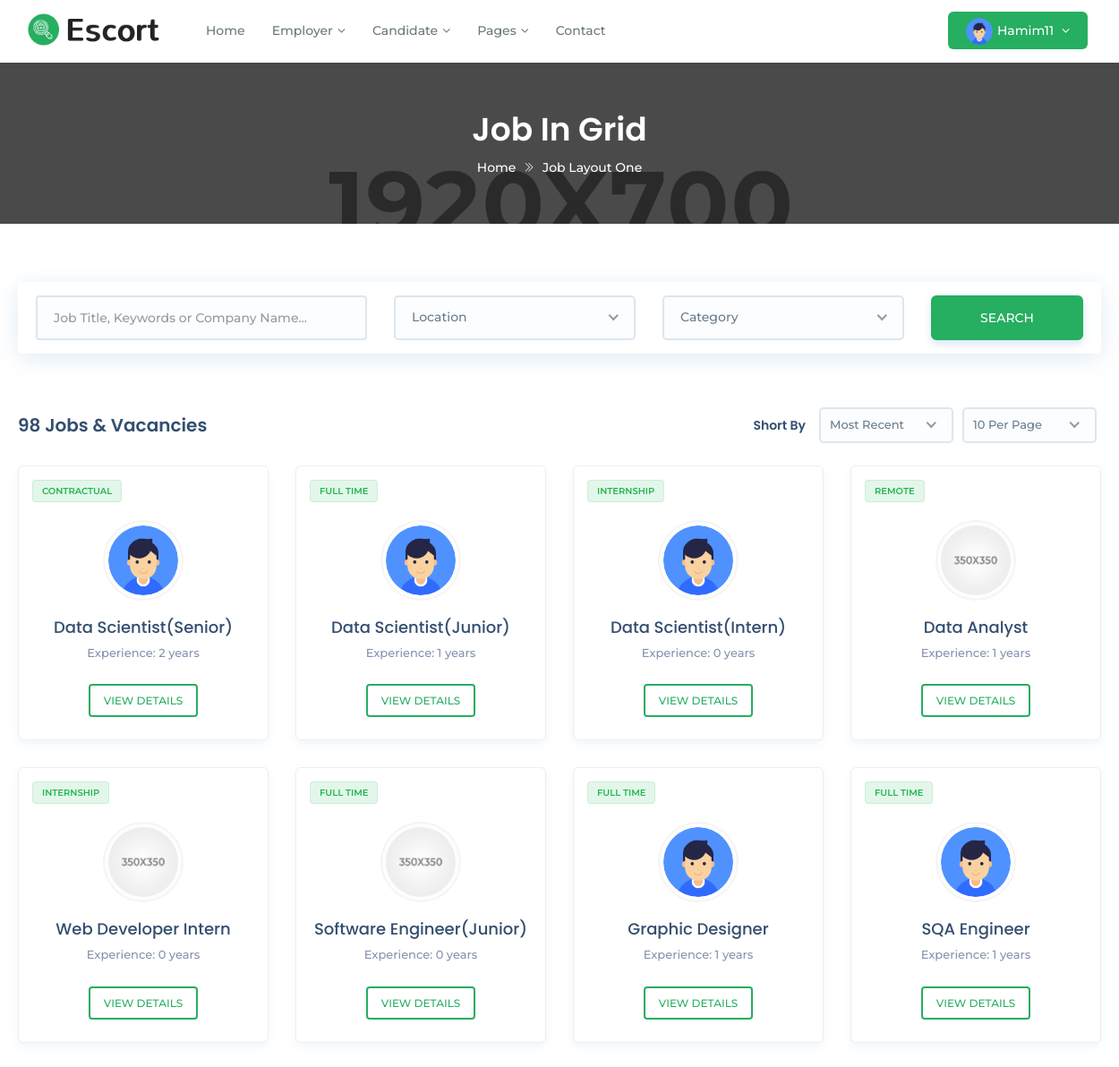
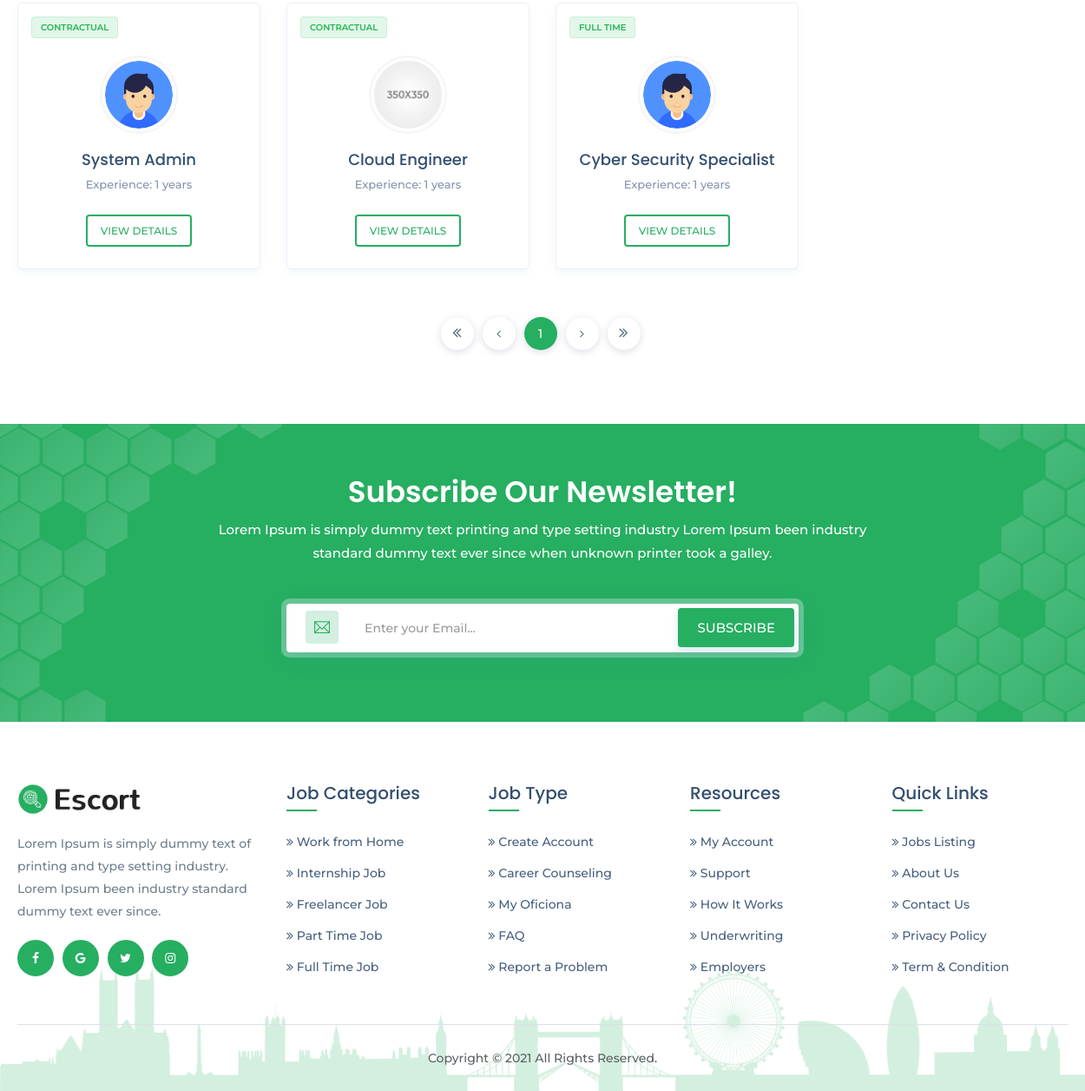
Screenshot of /cvrecommender/jobs/ (signed in) with the database file from the repository (2 pictures, top to bottom).
### account/models.py (models this page shows, shortened)
class Applicant(models.Model):
    user = models.OneToOneField(settings.AUTH_USER_MODEL,
                                on_delete=models.CASCADE)
    phone = models.CharField(max_length=11, blank=True, null=True)
    work_exp = models.CharField(max_length=50, blank=True, null=True)
    summary = models.TextField(max_length=255)
    gender = models.CharField(
        max_length=10, choices=GENDER_CHOICE, default='Male')
    address = models.TextField(max_length=100)
    dob = models.DateField(blank=True, null=True)
    language = models.CharField(max_length=100)
    website = models.URLField()
    image = models.ImageField(blank=True, null=True)
    category = models.CharField(max_length=100, choices=JOB_CATEGORY,
                                default='Web Developer')

### cvrecommender/models.py (models this page shows, shortened)
class Job(models.Model):
    title = models.CharField(max_length=200)
    slug = models.SlugField(max_length=200, blank=True,
                            help_text='You may keep it blank')
    company_name = models.CharField(max_length=200)
    starting_date = models.DateField(blank=True, null=True)
    deadline = models.DateField(blank=True, null=True)
    salary = models.PositiveIntegerField()
    vacancy = models.PositiveSmallIntegerField(
        validators=[MinValueValidator(1), MaxValueValidator(50)])
    job_category = models.CharField(max_length=50, choices=JOB_CATEGORY)
    job_type = models.CharField(max_length=20, choices=JOB_TYPE)
    email = models.EmailField(max_length=254,)
    phone = models.CharField(max_length=11, blank=True, null=True)
    company_website = models.URLField()
    logo = models.ImageField(null=True, blank=True)
    address = models.TextField(max_length=200)
    division = models.CharField(max_length=15, choices=CITY)
    description = models.TextField()
    responsibility = models.TextField()
    min_education = models.CharField(max_length=20, choices=EDU)
    cgpa = models.DecimalField(max_digits=3, decimal_places=2)
    experience = models.PositiveSmallIntegerField(
        validators=[MinValueValidator(0), MaxValueValidator(15)])
    skill_req = models.TextField(help_text='Input skills with comma')
    skill_bonus = models.CharField(
        max_length=255, blank=True, null=True, help_text='Input skills with comma')
    status = models.CharField(max_length=20, choices=STATUS)
    publish = models.DateField(auto_now_add=True)
    last_modified = models.DateField(auto_now=True)
    recruiter = models.ForeignKey('account.Recruiter',
                                  on_delete=models.CASCADE,
                                  related_name='recruiters')
    applicant = models.ManyToManyField('account.Applicant',
                                       related_name='applicants', blank=True)
    objects = models.Manager()         # default manager
    published = PublishedManager()    # custom manager for all published job post
    def get_absolute_url(self):
        return reverse('jobDetail', args=[self.slug])

### custom_decorators/custom_decorator.py (the view)
        def wrapper_function(request, *args, **kwargs):
            group = None
            if request.user.groups.exists():
                group = request.user.groups.all()[0].name
                if group in allowed_group:
                    return view_function(request, *args, **kwargs)
                else:
                    return HttpResponse('You are not allowed and this is yet to be edited')
            else:
                return redirect('login')

### cvrecommender/templates/job_layout.html (shortened to what this page needs)
{% load static %}
<!DOCTYPE html>
<html class="no-js" lang="zxx">
<head>
<link href="{% static 'assets/plugins/bootstrap/css/bootstrap.min.css' %}" rel="stylesheet">
<link href="{% static 'assets/plugins/icons/css/icons.css' %}" rel="stylesheet">
<link href="{% static 'assets/plugins/animate/animate.css' %}" rel="stylesheet">
<link href="{% static 'assets/plugins/aos-master/aos.css' %}" rel="stylesheet">
<link href="{% static 'assets/plugins/bootstrap/css/bootsnav.css' %}" rel="stylesheet">
<link href="{% static 'assets/plugins/nice-select/css/nice-select.css' %}" rel="stylesheet">
<link href="{% static 'assets/css/style.css' %}" rel="stylesheet">
<link href="{% static 'assets/css/responsive.css' %}" rel="stylesheet">
</head>
<body class="utf_skin_area">
<nav class="navbar navbar-default navbar-mobile navbar-fixed light bootsnav">
  <div class="container">
    <div class="navbar-header">
      <a class="navbar-brand" href="index.html"> <img src="assets/img/logo.png" class="logo logo-display" alt=""> <img src="assets/img/logo.png" class="logo logo-scrolled" alt=""> </a>
	</div>
    <div class="collapse navbar-collapse" id="navbar-menu">
      <ul class="nav navbar-nav navbar-left" data-in="fadeInDown" data-out="fadeOutUp">
        <li class="dropdown"> <a href="index.html">Home</a> </li>
        <li class="dropdown"> <a href="#" class="dropdown-toggle" data-toggle="dropdown">Employer</a>
        </li>
        <li class="dropdown"> <a href="#" class="dropdown-toggle" data-toggle="dropdown">Candidate</a>
        </li>
        <li class="dropdown"> <a href="#" class="dropdown-toggle" data-toggle="dropdown">Pages</a>
        </li>
        <li class="dropdown"> <a href="contact.html">Contact</a> </li>
      </ul>
      <ul class="nav navbar-nav navbar-right">
        <li class="dropdown sign-up">
          {% if request.user.applicant.image %}
            <a class="dropdown-toggle btn-signup red-btn" data-toggle="dropdown" href="">
              <img src="{{ request.user.applicant.image.url }}" class="img-responsive img-circle" alt="">
              {{ request.user }}
            </a>
          {% else %}
            <a class="dropdown-toggle btn-signup red-btn" data-toggle="dropdown" href="">
              <img src="{% static 'assets/img/user-profile.png' %}" class="img-responsive img-circle" alt="">
              {{ request.user }}
            </a>
          {% endif %}
        </li>
      </ul>
    </div>
  </div>
</nav>
<div class="page-title">
  <div class="container">
    <div class="page-caption text-center">
      <h2>Job In Grid</h2>
      <p><a href="#" title="Home">Home</a> <i class="ti-angle-double-right"></i> Job Layout One</p>
    </div>
  </div>
</div>
<section class="padd-0 padd-top-20 jov_search_block_inner">
  <div class="row">
    <div class="container">
      <form>
        <fieldset class="search-form">
          <div class="col-md-4 col-sm-4">
            <input type="text" class="form-control" placeholder="Job Title, Keywords or Company Name..." />
          </div>
          <div class="col-md-3 col-sm-3">
          </div>
          <div class="col-md-3 col-sm-3">
          </div>
          <div class="col-md-2 col-sm-2 m-clear">
            <button type="submit" class="btn theme-btn full-width height-50 radius-0">Search</button>
          </div>
        </fieldset>
      </form>
    </div>
  </div>
</section>
<section class="padd-top-20 padd-bot-80">
  <div class="container">
    <div class="row mrg-bot-20">
      <div class="col-md-5 col-sm-4 col-xs-12">
        <h4 class="job_vacancie">98 Jobs & Vacancies</h4>
      </div>
      <div class="col-md-7 col-sm-8 col-xs-12">
        <div class="fl-right short_by_filter_list">
          <div class="search-wide short_by_til">
            <h5>Short By</h5>
          </div>
          <div class="search-wide full">
          </div>
          <div class="search-wide full">
          </div>
        </div>
      </div>
    </div>
    <div class="row">
      {% for job in all_jobs %}
        <div class="col-md-3 col-sm-6">
          <div class="utf_grid_job_widget_area"> <span class="job-type full-type">{{ job.job_type }}</span>
            <div class="u-content">
              {% if job.logo %}
                  <div class="avatar box-80"><img class="img-responsive" src="{{ job.logo.url }}" alt="Company Logo"></div>
                {% else %}
                <div class="avatar box-80"><img class="img-responsive" src="{% static 'assets/img/company_logo_1.png' %}" alt="Company Logo"></div>
              {% endif %}
              <h5><a href="{{ job.get_absolute_url }}">{{ job.title }}</a></h5>
              <p class="text-muted">Experience: {{ job.experience }} years</p>
            </div>
            <div class="utf_apply_job_btn_item">
              <a href="{{ job.get_absolute_url }}" class="btn job-browse-btn btn-radius br-light">View Details</a>
            </div>
          </div>
        </div>
      {% empty %}
        <h3 class="text-danger text-center">Sorry, NO Jobs found!!!</h3>
      {% endfor %}
    </div>
    <div class="utf_flexbox_area padd-0">
      <ul class="pagination">
        {% if all_jobs.has_previous %}
          <li class="page-item"> <a class="page-link" href="?page=1" aria-label="Previous">
            <span aria-hidden="true"><i class="fa fa-angle-double-left"></i></span> </a>
          </li>
          <li class="page-item"> <a class="page-link" href="?page={{ all_jobs.previous_page_number }}" aria-label="Previous">
            <span aria-hidden="true"><i class="fa fa-angle-left"></i></span> </a>
          </li>
        {% else %}
          <li class="page-item"> <a class="page-link" href="?page=1" aria-label="Previous">
            <span aria-hidden="true"><i class="fa fa-angle-double-left"></i></span> </a>
          </li>
          <li class="page-item"> <a class="page-link" href="?page=1" aria-label="Previous">
            <span aria-hidden="true"><i class="fa fa-angle-left"></i></span> </a>
          </li>
        {% endif %}
        {% for job in all_jobs.paginator.page_range %}
          {% if all_jobs.number == job %}
            <li class="page-item active"><a class="page-link" href="?page={{ job }}">{{ job }}</a> </li>
          {% elif job > all_jobs.number|add:'-2' and job < all_jobs.number|add:'2' %}
            <li class="page-item"><a class="page-link" href="?page={{ job }}">{{ job }}</a> </li>
          {% endif %}
        {% endfor %}
        {% if all_jobs.has_next %}
          <li class="page-item"> <a class="page-link" href="?page={{ all_jobs.next_page_number }}" aria-label="Previous">
            <span aria-hidden="true"><i class="fa fa-angle-right"></i></span> </a>
          </li>
          <li class="page-item"> <a class="page-link" href="?page={{ all_jobs.paginator.num_pages }}" aria-label="Previous">
            <span aria-hidden="true"><i class="fa fa-angle-double-right"></i></span> </a>
          </li>
        {% else %}
          <li class="page-item"> <a class="page-link" href="?page={{ all_jobs.paginator.num_pages }}" aria-label="Previous">
            <span aria-hidden="true"><i class="fa fa-angle-right"></i></span> </a>
          </li>
          <li class="page-item"> <a class="page-link" href="?page={{ all_jobs.paginator.num_pages }}" aria-label="Previous">
            <span aria-hidden="true"><i class="fa fa-angle-double-right"></i></span> </a>
          </li>
        {% endif %}
      </ul>
	  </div>
  </div>
</section>
<section class="newsletter theme-bg" style="background-image:url(assets/img/bg-new.png)">
  <div class="container">
    <div class="row">
      <div class="col-md-8 col-md-offset-2">
        <div class="heading light">
          <h2>Subscribe Our Newsletter!</h2>
          <p>Lorem Ipsum is simply dummy text printing and type setting industry Lorem Ipsum been industry standard dummy text ever since when unknown printer took a galley.</p>
        </div>
      </div>
    </div>
    <div class="row">
      <div class="col-md-6 col-sm-6 col-md-offset-3 col-sm-offset-3">
        <div class="newsletter-box text-center">
          <div class="input-group"> <span class="input-group-addon"><span class="ti-email theme-cl"></span></span>
            <input type="text" class="form-control" placeholder="Enter your Email...">
          </div>
          <button type="button" class="btn theme-btn btn-radius btn-m">Subscribe</button>
        </div>
      </div>
    </div>
  </div>
</section>
<footer class="footer">
  <div class="container">
    <div class="row">
	  <div class="col-md-3 col-sm-4">
        <a href="index.html"><img class="footer-logo" src="assets/img/logo.png" alt=""></a>
        <p>Lorem Ipsum is simply dummy text of printing and type setting industry. Lorem Ipsum been industry standard dummy text ever since.</p>
        <div class="f-social-box">
          <ul>
            <li><a href="#"><i class="fa fa-facebook facebook-cl"></i></a></li>
            <li><a href="#"><i class="fa fa-google google-plus-cl"></i></a></li>
            <li><a href="#"><i class="fa fa-twitter twitter-cl"></i></a></li>
            <li><a href="#"><i class="fa fa-instagram instagram-cl"></i></a></li>
          </ul>
        </div>
      </div>
      <div class="col-md-9 col-sm-8">
        <div class="row">
          <div class="col-md-3 col-sm-6">
            <h4>Job Categories</h4>
            <ul>
              <li><a href="#"><i class="fa fa-angle-double-right"></i> Work from Home</a></li>
              <li><a href="#"><i class="fa fa-angle-double-right"></i> Internship Job</a></li>
              <li><a href="#"><i class="fa fa-angle-double-right"></i> Freelancer Job</a></li>
              <li><a href="#"><i class="fa fa-angle-double-right"></i> Part Time Job</a></li>
              <li><a href="#"><i class="fa fa-angle-double-right"></i> Full Time Job</a></li>
            </ul>
          </div>
          <div class="col-md-3 col-sm-6">
            <h4>Job Type</h4>
            <ul>
              <li><a href="#"><i class="fa fa-angle-double-right"></i> Create Account</a></li>
              <li><a href="#"><i class="fa fa-angle-double-right"></i> Career Counseling</a></li>
              <li><a href="#"><i class="fa fa-angle-double-right"></i> My Oficiona</a></li>
              <li><a href="#"><i class="fa fa-angle-double-right"></i> FAQ</a></li>
              <li><a href="#"><i class="fa fa-angle-double-right"></i> Report a Problem</a></li>
            </ul>
          </div>
          <div class="col-md-3 col-sm-6">
            <h4>Resources</h4>
            <ul>
              <li><a href="#"><i class="fa fa-angle-double-right"></i> My Account</a></li>
              <li><a href="#"><i class="fa fa-angle-double-right"></i> Support</a></li>
              <li><a href="#"><i class="fa fa-angle-double-right"></i> How It Works</a></li>
              <li><a href="#"><i class="fa fa-angle-double-right"></i> Underwriting</a></li>
              <li><a href="#"><i class="fa fa-angle-double-right"></i> Employers</a></li>
            </ul>
          </div>
		  <div class="col-md-3 col-sm-6">
            <h4>Quick Links</h4>
            <ul>
              <li><a href="#"><i class="fa fa-angle-double-right"></i> Jobs Listing</a></li>
              <li><a href="#"><i class="fa fa-angle-double-right"></i> About Us</a></li>
              <li><a href="#"><i class="fa fa-angle-double-right"></i> Contact Us</a></li>
              <li><a href="#"><i class="fa fa-angle-double-right"></i> Privacy Policy</a></li>
              <li><a href="#"><i class="fa fa-angle-double-right"></i> Term & Condition</a></li>
            </ul>
          </div>
        </div>
      </div>
    </div>
    <div class="row">
      <div class="col-md-12">
        <div class="copyright text-center">
          <p>Copyright © 2021 All Rights Reserved.</p>
        </div>
      </div>
    </div>
  </div>
</footer>
</body>
</html>

### rows the page displays
Job: job_type "CONTRACTUAL", logo (picture), title "Data Scientist(Senior)", experience "2"
Job: job_type "FULL TIME", logo (picture), title "Data Scientist(Junior)", experience "1"
Job: job_type "INTERNSHIP", logo (picture), title "Data Scientist(Intern)", experience "0"
Job: job_type "REMOTE", title "Data Analyst", experience "1"
Job: job_type "INTERNSHIP", title "Web Developer Intern", experience "0"
Job: job_type "FULL TIME", title "Software Engineer(Junior)", experience "0"
Job: job_type "FULL TIME", logo (picture), title "Graphic Designer", experience "1"
Job: job_type "FULL TIME", logo (picture), title "SQA Engineer", experience "1"
Job: job_type "CONTRACTUAL", logo (picture), title "System Admin", experience "1"
Job: job_type "CONTRACTUAL", title "Cloud Engineer", experience "1"
Job: job_type "FULL TIME", logo (picture), title "Cyber Security Specialist", experience "1"

### other values shown
{{ request.user }} "Hamim11"
{{ job }} "1"
